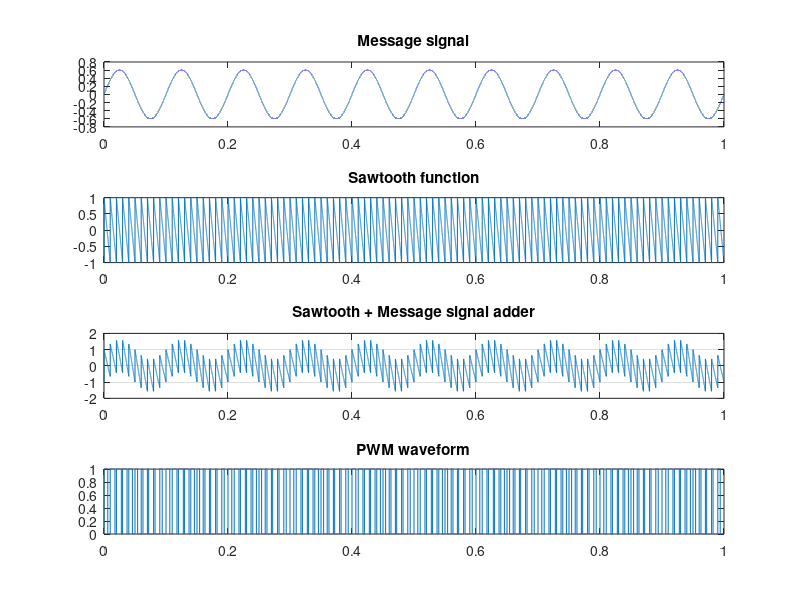
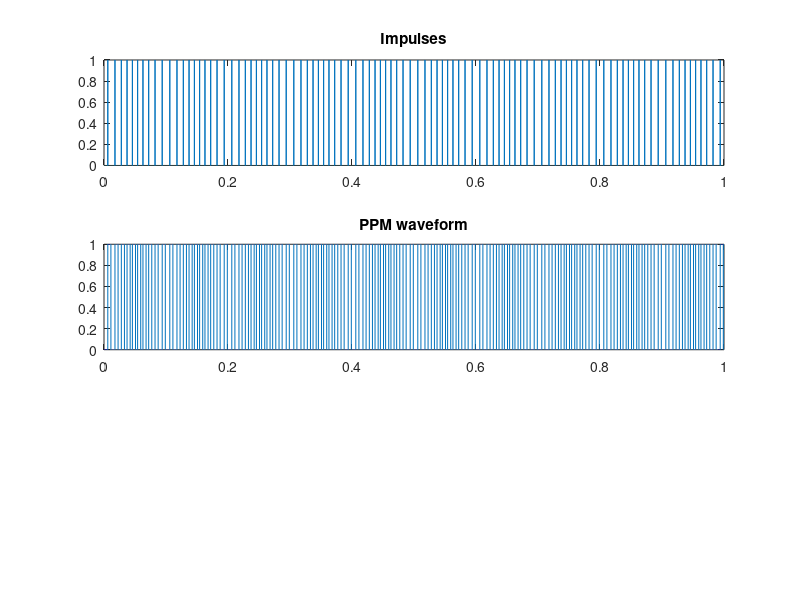

Here is the MATLAB script that generated these plots, in order: (Note: this script raises an error after producing the figures.)
fs=100000;
t=0:1/fs:1;
fm=10;
fc=100;
duty=0.5;
sam=fs/fc;                          %samples per period
ontime=sam*duty;                     %on time ppm

m=0.6*sin(2*pi*fm*t);
c=sawtooth(-2*pi*fc*t);
y=m+c;                                   %adder

figure(1);      
subplot(4,1,1);
plot(t,m);
title('Message signal');

subplot(4,1,2);
plot(t,c);
title('Sawtooth function');

subplot(4,1,3);
plot(t,y);
title('Sawtooth + Message signal adder');
grid('on');

%pwm waveform
n=length(y);
for i=1:n
    if (y(i)>=0)
        pwm_wave(i)=1;
    else
        pwm_wave(i)=0;
    end
end

subplot(4,1,4)
plot(t,pwm_wave);
title('PWM waveform');

%ppm waveform
y1=diff(pwm_wave);
y1=[0,y1];

for i=1:length(y1)
    if y1(i)>0
        y1(i)=0;
    end
end

for i=1:length(y1)
    y1(i)=-y1(i);                %impulses
end

figure(2);
subplot(3,1,1)
plot(t,y1);
title("Impulses");

ind=find(y1);%indices of maxima

for i=1:length(ind)
    ppm_wave(ind(i):ind(i)+ontime)=1;       %ppm wave
end

add_zero=length(t)-length(ppm_wave);
ppm_wave=[ppm_wave,zeros(1,add_zero)];

subplot(3,1,2)
plot(t,ppm_wave);                         %ppm wave plot
title("PPM waveform");

%ppm to pwm converter
[pks,locks] = findpeaks(y);
pwm_new=zeros(1,100001);              %100001 total samples
for i=1:length(ind)
    pwm_new(locks(i):ind(i))=1;
end


subplot(3,1,3)
plot(t,pwm_new);
title("Converted PWM");

%demod part
nfc=2*fm/fs;
[a,b]=butter(3,nfc);
demod=filter(a,b,pwm_new);

figure(3);
subplot(2,1,1);
plot(t,demod);
title('Demodulated Signal');

subplot(2,1,2);
plot(t,m);
title('Message Signal');
